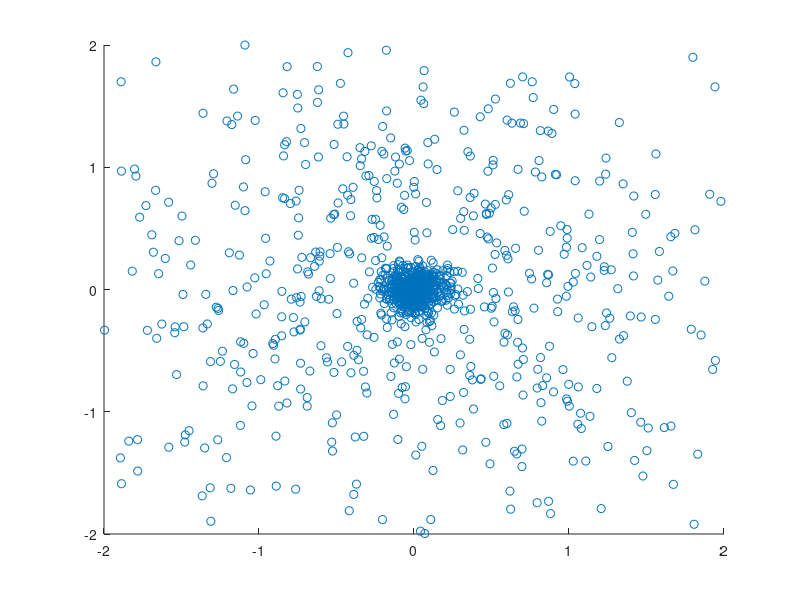

Write the MATLAB code that produced this figure.
%% Script to generate the 2D Firework Dataset
clear; clc;
rng(0);

%% Initialize Parameters
numPoints = 500;
numClusters = 4;
pointsPerCluster = numPoints/numClusters;
numWaypoints = 6;
numFramesPerWaypoint = 25;
mu = [0; 0];
sigma = .1;
t = 1/numFramesPerWaypoint;
dataSet = cell(1,numWaypoints*numFramesPerWaypoint); % Initialize cell to store data
clusteredPoints = cell(1,numWaypoints*numFramesPerWaypoint); % Initialize cell to store data
epsilonNoise = 1; % trajectory variation
epsilon = .2;
                          
%% Determine which type of point to add

%Create a vector of 1000 random values. Use the rand function to draw the values from a uniform distribution in the open interval, (50,100).
cases = 3;
iterations = 151;
r = randi([1,cases],151,1);

%% Set up a single cluster for the initial frame
dataSet{1} = normrnd(repmat(mu,1,numPoints),sigma);
clusteredPoints{1} = reshape(dataSet{1}(:,randperm(numPoints)),2,pointsPerCluster,numClusters);
M = 1;
for i = 1:numWaypoints
    for j=1:numFramesPerWaypoint
        for k = 1:numClusters
            index = (i-1)*numFramesPerWaypoint + j;
            points = clusteredPoints{index}(:,:,k);
                newData = normrnd(repmat([0;0],1,1),epsilonNoise);
            clusteredPoints{index+1}(:,:,k) = [points, newData];%pointsPerCluster)];
        end
        dataSet{index+1} = reshape(clusteredPoints{index+1},2,numPoints+numClusters*M);
        M=M+1;
    end
end

save('AddingdataSet','dataSet')

%% Display 
figure(1)

for k = 1:numWaypoints
    for j = 1:numFramesPerWaypoint
        scatter(dataSet{(k-1)*numFramesPerWaypoint + j}(1,:),dataSet{(k-1)*numFramesPerWaypoint + j}(2,:))
        axis([-2,2,-2,2])
        drawnow
        pause(.1)
    end
end

